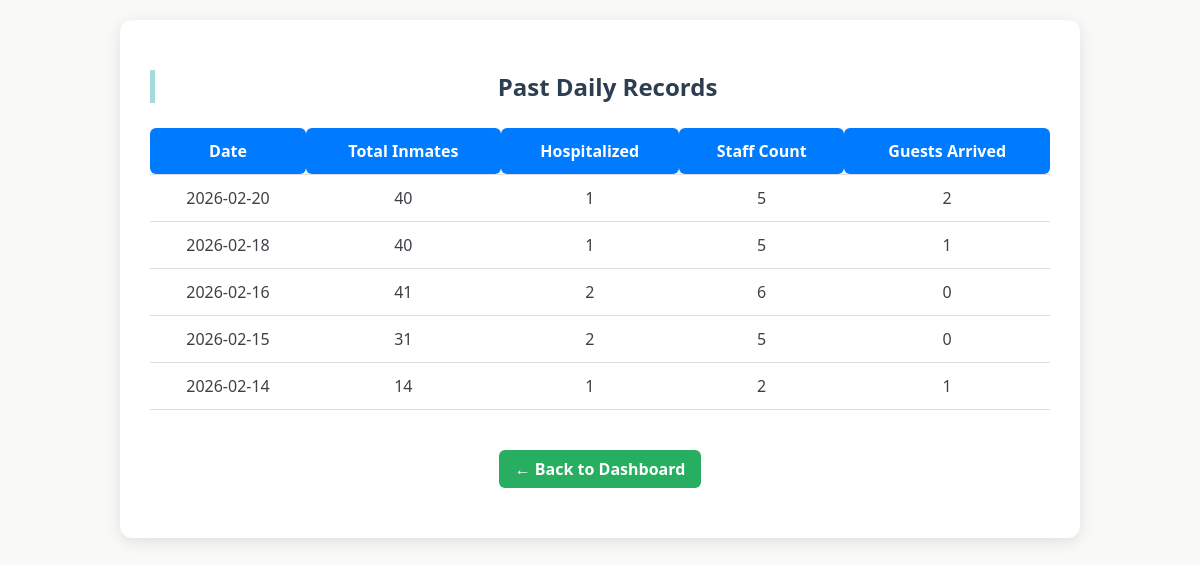
Page /admin/records (signed in) on the earlier database version.
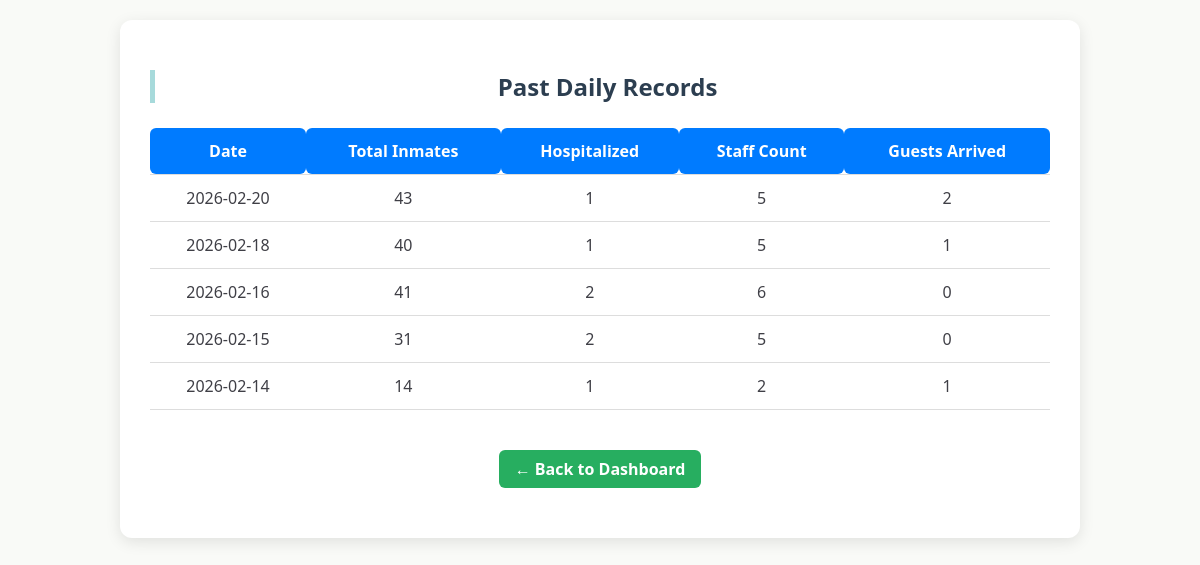
Same page on the later database version.
### tables this page shows
CREATE TABLE daily_records (
        id INTEGER PRIMARY KEY AUTOINCREMENT,
        date TEXT UNIQUE,  -- Added UNIQUE here to support REPLACE logic
        total_inmates INTEGER,
        active_inmates INTEGER,  -- Ensure this is added
        hospitalized INTEGER,
        discharged INTEGER,
        male_inmates INTEGER,
        female_inmates INTEGER,
        new_inmates INTEGER,
        staff_count INTEGER,
        guests_arrived INTEGER
    , deceased INTEGER DEFAULT 0);

### app.py (the view)
@app.route("/admin/records")
def view_records():
    if 'admin' not in session:
        return redirect('/login')
    conn = get_db()
    cur = conn.cursor()
    cur.execute("SELECT * FROM daily_records ORDER BY date DESC")
    records = cur.fetchall()
    conn.close()
    return render_template("view_records.html", records=records)

### app.py (called while the page is built)
def get_db():
    conn = sqlite3.connect(DB)
    conn.row_factory = sqlite3.Row
    return conn

### templates/view_records.html (shortened to what this page needs)
<!DOCTYPE html>
<html lang="en">
<head>
    <link rel="stylesheet" href="{{ url_for('static', filename='style.css') }}">
</head>
<body>
<div class="view-container">
    <h2>Past Daily Records</h2>
    <table>
        <thead>
            <tr>
                <th>Date</th>
                <th>Total Inmates</th>
                <th>Hospitalized</th>
                <th>Staff Count</th>
                <th>Guests Arrived</th>
            </tr>
        </thead>
        <tbody>
            {% for record in records %}
            <tr>
                <td>{{ record['date'] }}</td>
                <td>{{ record['total_inmates'] }}</td>
                <td>{{ record['hospitalized'] }}</td>
                <td>{{ record['staff_count'] }}</td>
                <td>{{ record['guests_arrived'] }}</td>
            </tr>
            {% endfor %}
        </tbody>
    </table>
   <div class="admin-actions">
        <a href="/admin" class="back-btn">← Back to Dashboard</a>
    </div>
</div>
</body>
</html>

### static/style.css (style rules this page uses)
body { font-family: "Segoe UI", Arial, sans-serif; background: #F9FAF7; padding: 20px; margin: 0; color: #3F3F46; }
h2 { color: #2E2B5F; border-left: 5px solid #A7DADB; padding-left: 10px; }
a { display: inline-block; margin-top: 10px; color: #2E2B5F; text-decoration: none; font-weight: 600; }
.admin-actions { margin-top: 20px; text-align: right; }
.back-btn { padding: 8px 14px; background: #2e7d32; color: white; text-decoration: none; border-radius: 6px; transition: 0.3s; }
.admin-actions { display: flex; justify-content: center; gap: 10px; margin: 20px 0; }
.view-container { max-width:900px; margin:auto; background:#fff; padding:30px; border-radius:12px; box-shadow:0 4px 15px rgba(0,0,0,0.1); }
h2 { text-align:center; margin-bottom:20px; }
table { width:100%; border-collapse:collapse; }
th, td { padding:12px; border-bottom:1px solid #ddd; text-align:center; }
th { background:#007bff; color:#fff; border-radius:6px; }
a { text-decoration:none; color:#007bff; display:inline-block; margin-top:20px; }
.back-btn { display: inline-block; margin-top: 10px; text-decoration: none; color: #555; }
.admin-actions { margin-top: 30px; }
.back-btn { display: inline-block; padding: 10px 20px; background-color: #4CAF50; color: white; text-decoration: none; border-radius: 6px; transition: background 0.3s; }
h2 { margin-bottom: 25px; color: #2c3e50; }
.back-btn { background: #27ae60; color: white; padding: 8px 16px; border-radius: 6px; text-decoration: none; }
h2 { color: #2c3e50; margin-bottom: 25px; }

Differences in the rows shown:
removed daily_records: date "2026-02-20", total_inmates "40", hospitalized "1", staff_count "5", guests_arrived "2"
added daily_records: date "2026-02-20", total_inmates "43", hospitalized "1", staff_count "5", guests_arrived "2"
